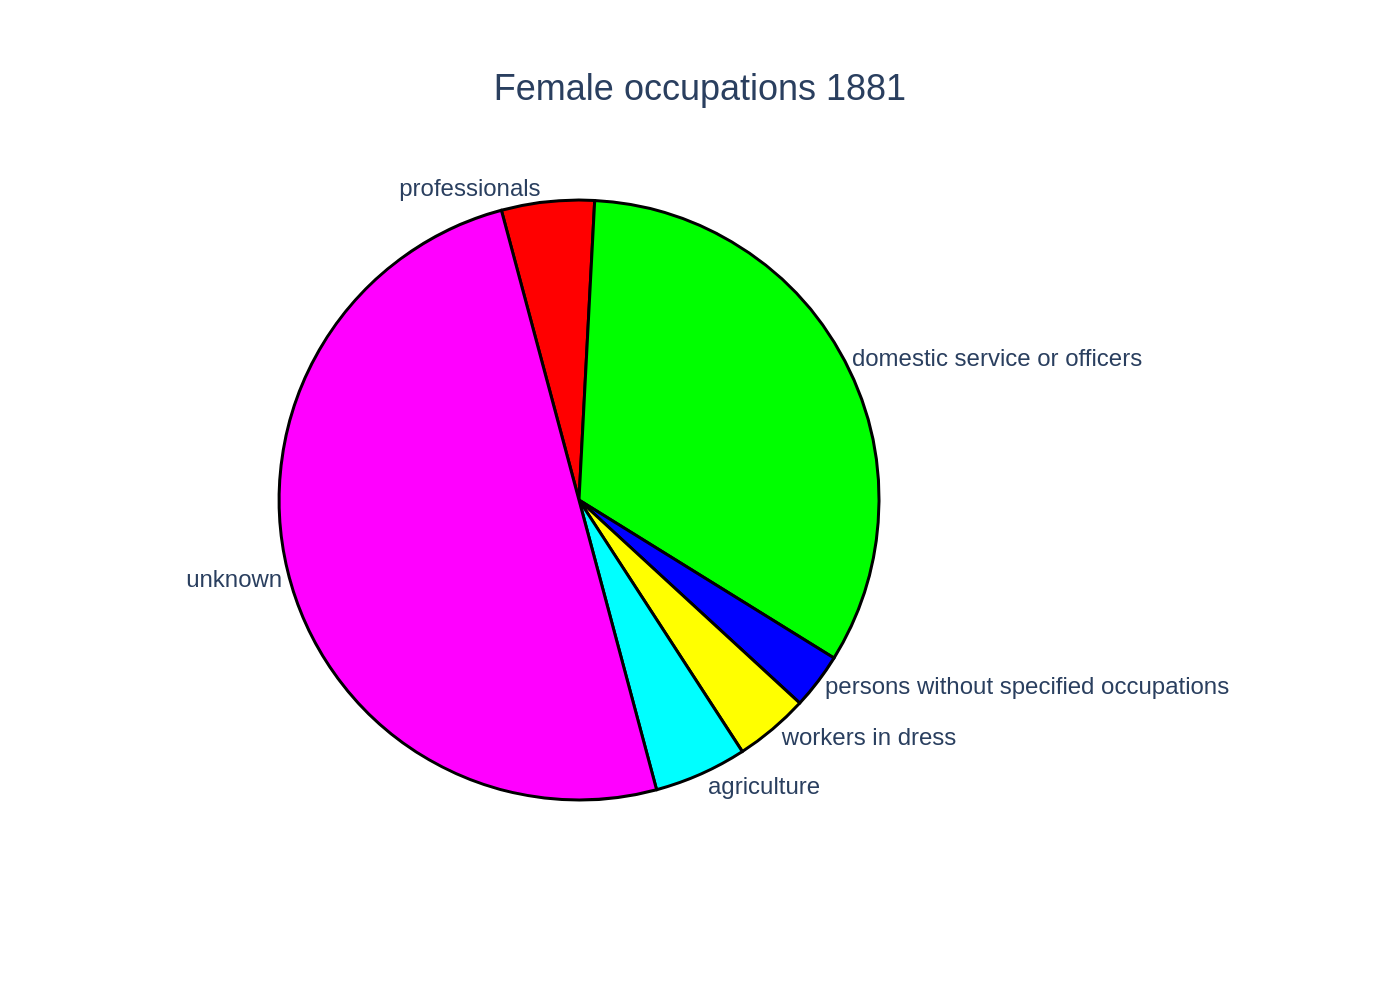

Here is the Python script that generated this plot:
import sys
import json
import os
import plotly.graph_objects as go

# Ensure a JSON file path is provided as a command-line argument
if len(sys.argv) != 2:
    print(f"Usage: python {os.path.basename(sys.argv[0])} <json_file_path>")
    sys.exit(1)

json_file_path = sys.argv[1]

# Read chart data and configuration from the specified JSON file
try:
    with open(json_file_path, 'r', encoding='utf-8') as f:
        config = json.load(f)
except FileNotFoundError:
    print(f"Error: The file '{json_file_path}' was not found.")
    sys.exit(1)
except json.JSONDecodeError:
    print(f"Error: Could not decode JSON from the file '{json_file_path}'.")
    sys.exit(1)

# Extract data, texts, and colors from the loaded JSON
chart_data = config.get('chart_data', [])
texts = config.get('texts', {})
colors = config.get('colors', [])

# Prepare data for Plotly by extracting labels and values while preserving order
labels = [item['label'] for item in chart_data]
values = [item['value'] for item in chart_data]

# Create the pie chart figure
fig = go.Figure()

fig.add_trace(go.Pie(
    labels=labels,
    values=values,
    marker=dict(
        colors=colors,
        line=dict(color='#000000', width=1.5)
    ),
    textinfo='label',
    textposition='outside',
    sort=False,  # This is crucial to preserve the original data order
    direction='clockwise',
    rotation=-15  # Adjusts the start angle to match the source image
))

# Configure the layout of the chart
title_text = texts.get('title', '')
if texts.get('subtitle'):
    title_text += f"<br><sub>{texts['subtitle']}</sub>"
    
# Create a caption by combining source and note
caption_parts = []
if texts.get('source'):
    caption_parts.append(texts['source'])
if texts.get('note'):
    caption_parts.append(texts['note'])
caption_text = "<br>".join(caption_parts)

fig.update_layout(
    title_text=title_text,
    title_x=0.5,
    title_font_size=18,
    showlegend=False,
    font=dict(
        family="Arial",
        size=12
    ),
    paper_bgcolor='white',
    plot_bgcolor='white',
    margin=dict(l=100, r=100, t=100, b=100),  # Generous margins for outside labels
    annotations=[
        dict(
            showarrow=False,
            text=caption_text,
            xref="paper",
            yref="paper",
            x=0,
            y=-0.1,
            xanchor='left',
            yanchor='top',
            align='left'
        )
    ] if caption_text else []
)

# Determine the output filename from the input JSON filename
base_filename = os.path.splitext(os.path.basename(json_file_path))[0]
output_filename = f"{base_filename}.png"

# Save the figure as a high-resolution PNG image
fig.write_image(output_filename, scale=2)

print(f"Chart saved to {output_filename}")
